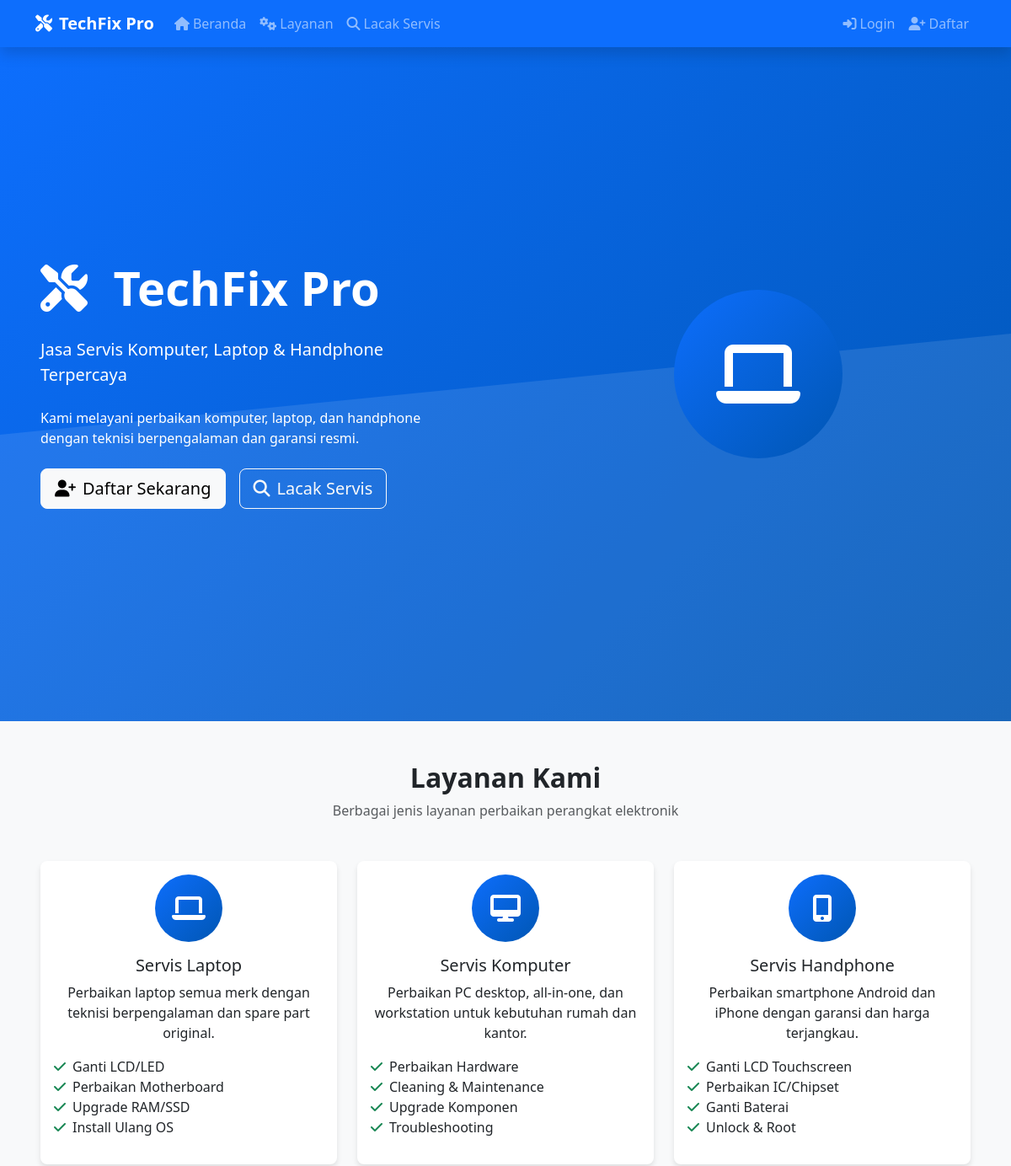
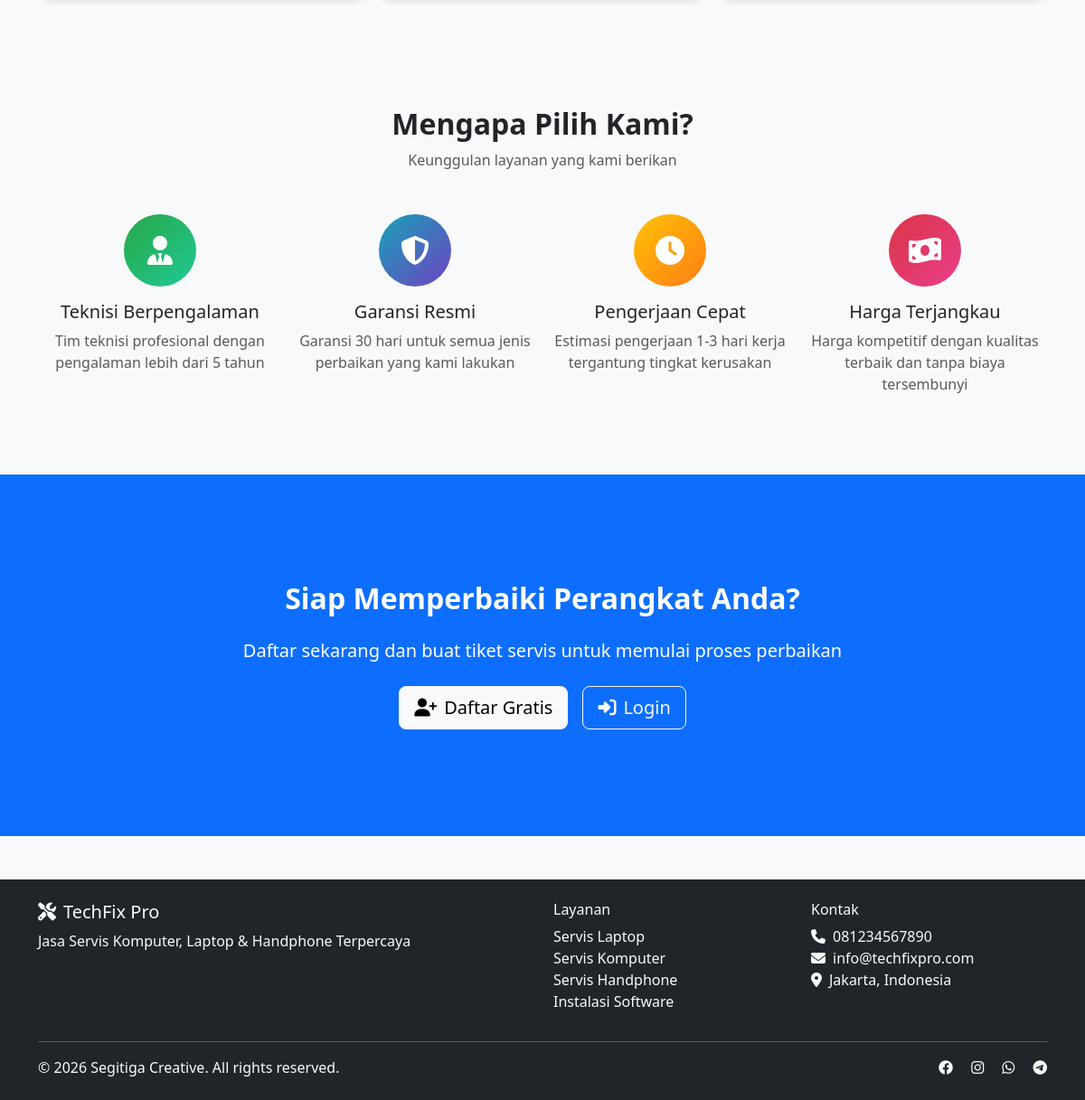
Page /SOURCE_CODE_APLIKASI/index.php on the committed database (2 pictures, top to bottom).
### tables this page shows
CREATE TABLE `settings` (
  `id` int(11) NOT NULL AUTO_INCREMENT,
  `setting_key` varchar(100) NOT NULL,
  `setting_value` text DEFAULT NULL,
  `setting_type` enum('string','number','boolean','json') NOT NULL DEFAULT 'string',
  `description` text DEFAULT NULL,
  `is_public` tinyint(1) NOT NULL DEFAULT 0,
  `created_at` timestamp NOT NULL DEFAULT current_timestamp(),
  `updated_at` timestamp NOT NULL DEFAULT current_timestamp() ON UPDATE current_timestamp(),
  PRIMARY KEY (`id`),
  UNIQUE KEY `setting_key` (`setting_key`)
);

### SOURCE_CODE_APLIKASI/index.php (the view, shortened to what the rows shown need)
<?php
try {
    require_once 'config/database.php';
    require_once 'config/session.php';
} catch (Exception $e) {
    die("Error loading config files: " . $e->getMessage());
}
include 'includes/header.php';
?>
<div class="hero-section bg-primary text-white py-5 min-vh-100 d-flex align-items-center">
    <div class="container-fluid">
        <div class="row align-items-center">
            <div class="col-lg-6 px-5">
                <h1 class="display-4 fw-bold mb-4">
                    <i class="fas fa-tools me-3"></i>
                    <?php echo getSiteName(); ?>
                </h1>
                <p class="lead mb-4"><?php echo getSiteDescription(); ?></p>
                <p class="mb-4">Kami melayani perbaikan komputer, laptop, dan handphone dengan teknisi berpengalaman dan garansi resmi.</p>
                <div class="d-flex gap-3">
                    <a href="register.php" class="btn btn-light btn-lg">
                    </a>
                    <a href="public/track.php" class="btn btn-outline-light btn-lg">
                    </a>
                </div>
            </div>
        </div>
    </div>
</div>
<section class="py-5 bg-light">
    <div class="container-fluid px-5">
        <div class="text-center mb-5">
            <h2 class="fw-bold">Layanan Kami</h2>
        </div>
    </div>
</section>
<section class="py-5">
    <div class="container-fluid px-5">
        <div class="text-center mb-5">
            <h2 class="fw-bold">Mengapa Pilih Kami?</h2>
        </div>
    </div>
</section>
<section class="py-5 bg-primary text-white min-vh-50 d-flex align-items-center">
    <div class="container-fluid text-center px-5">
        <h2 class="fw-bold mb-4">Siap Memperbaiki Perangkat Anda?</h2>
    </div>
</section>
<?php include 'includes/footer.php'; ?>

### SOURCE_CODE_APLIKASI/includes/header.php (shortened to what the rows shown need)
<!DOCTYPE html>
<html lang="id">
<head>
    <link href="https://cdn.jsdelivr.net/npm/bootstrap@5.3.2/dist/css/bootstrap.min.css" rel="stylesheet">
    <link rel="stylesheet" href="https://cdnjs.cloudflare.com/ajax/libs/font-awesome/6.4.0/css/all.min.css">
    <link rel="stylesheet" href="https://cdn.datatables.net/1.13.7/css/dataTables.bootstrap5.min.css">
    <link rel="stylesheet" href="https://cdn.jsdelivr.net/npm/sweetalert2@11.7.32/dist/sweetalert2.min.css">
</head>
<body>
    <?php
    $script_path = $_SERVER['PHP_SELF'];
    $is_admin_page = strpos($script_path, '/admin/') !== false && strpos($script_path, '/public/') === false;
    $is_customer_page = strpos($script_path, '/customer/') !== false && strpos($script_path, '/public/') === false;
    $is_logged_in = function_exists('isLoggedIn') && isLoggedIn();
    $is_admin = function_exists('isAdmin') && isAdmin();
    $is_customer = function_exists('isCustomer') && isCustomer();
    $base_path = '';
    $show_sidebar = $is_logged_in && ($is_admin || $is_customer);
    ?>
    <div class="main-wrapper <?php echo $show_sidebar ? '' : 'no-sidebar'; ?>" id="mainWrapper">
        <?php if ($show_sidebar): ?>
        <div class="top-navbar">
            <div class="d-flex align-items-center flex-grow-1">
                <button class="sidebar-toggle" id="sidebarToggle">
                    <i class="fas fa-bars"></i>
                </button>
                <h5 class="mb-0 ms-3"><?php echo isset($page_title) ? $page_title : 'Dashboard'; ?></h5>
            </div>
            <div class="d-flex align-items-center ms-auto">
                <div class="dropdown">
                    <button class="btn btn-outline-secondary dropdown-toggle" type="button" data-bs-toggle="dropdown">
                        <i class="fas fa-user me-1"></i>
                        <?php echo function_exists('getCurrentUserName') ? getCurrentUserName() : 'User'; ?>
                    </button>
                    <ul class="dropdown-menu dropdown-menu-end">
                        <li><a class="dropdown-item" href="<?php echo $is_admin ? ($is_admin_page ? 'profile.php' : 'admin/profile.php') : ($is_customer_page ? 'profile.php' : 'customer/profile.php'); ?>">
                            <i class="fas fa-user-edit me-2"></i>Profil
                        </a></li>
                        <li><hr class="dropdown-divider"></li>
                        <li><a class="dropdown-item" href="<?php echo $base_path; ?>logout.php">
                            <i class="fas fa-sign-out-alt me-2"></i>Logout
                        </a></li>
                    </ul>
                </div>
            </div>
        </div>
        <?php else: ?>
        <nav class="navbar navbar-expand-lg navbar-dark bg-primary sticky-top shadow">
            <div class="container">
                <a class="navbar-brand fw-bold" href="<?php echo $base_path; ?>index.php">
                    <i class="fas fa-tools me-2"></i><?php echo getSiteName(); ?>
                </a>
                <div class="collapse navbar-collapse" id="navbarNav">
                    <ul class="navbar-nav me-auto">
                        <li class="nav-item">
                            <a class="nav-link" href="<?php echo $base_path; ?>index.php">
                                <i class="fas fa-home me-1"></i>Beranda
                            </a>
                        </li>
                        <li class="nav-item">
                            <a class="nav-link" href="<?php echo $base_path; ?>public/services.php">
                                <i class="fas fa-cogs me-1"></i>Layanan
                            </a>
                        </li>
                        <li class="nav-item">
                            <a class="nav-link" href="<?php echo $base_path; ?>public/track.php">
                                <i class="fas fa-search me-1"></i>Lacak Servis
                            </a>
                        </li>
                    </ul>
                    <ul class="navbar-nav">
                        <li class="nav-item">
                            <a class="nav-link" href="<?php echo $base_path; ?>login.php">
                                <i class="fas fa-sign-in-alt me-1"></i>Login
                            </a>
                        </li>
                        <li class="nav-item">
                            <a class="nav-link" href="<?php echo $base_path; ?>register.php">
                                <i class="fas fa-user-plus me-1"></i>Daftar
                            </a>
                        </li>
                    </ul>
                </div>
            </div>
        </nav>
        <?php endif; ?>
</body>
</html>

### SOURCE_CODE_APLIKASI/includes/footer.php (shortened to what the rows shown need)
    <?php
    $is_logged_in = function_exists('isLoggedIn') && isLoggedIn();
    if (!$is_logged_in):
    ?>
    <footer class="bg-dark text-light py-4 mt-5">
        <div class="container">
            <div class="row">
                <div class="col-md-6">
                    <h5><i class="fas fa-tools me-2"></i><?php echo getSiteName(); ?></h5>
                    <p class="mb-0"><?php echo getSiteDescription(); ?></p>
                    <p class="small text-muted">Melayani dengan profesional dan terpercaya</p>
                </div>
                <div class="col-md-3">
                    <h6>Layanan</h6>
                    <ul class="list-unstyled">
                        <li><a href="#" class="text-light text-decoration-none">Servis Laptop</a></li>
                        <li><a href="#" class="text-light text-decoration-none">Servis Komputer</a></li>
                        <li><a href="#" class="text-light text-decoration-none">Servis Handphone</a></li>
                        <li><a href="#" class="text-light text-decoration-none">Instalasi Software</a></li>
                    </ul>
                </div>
                <div class="col-md-3">
                    <h6>Kontak</h6>
                    <ul class="list-unstyled">
                        <li><i class="fas fa-phone me-2"></i><?php echo getContactPhone(); ?></li>
                        <li><i class="fas fa-envelope me-2"></i><?php echo getContactEmail(); ?></li>
                        <li><i class="fas fa-map-marker-alt me-2"></i><?php echo getContactAddress(); ?></li>
                    </ul>
                </div>
            </div>
            <hr class="my-3">
            <div class="row align-items-center">
                <div class="col-md-6">
                    <p class="mb-0">&copy; <?php echo CopyrightProtection::getCopyrightYear(); ?> <?php echo CopyrightProtection::getCopyrightLink(); ?>. All rights reserved.</p>
                </div>
                <div class="col-md-6 text-md-end">
                    <a href="#" class="text-light me-3"><i class="fab fa-facebook"></i></a>
                    <a href="#" class="text-light me-3"><i class="fab fa-instagram"></i></a>
                    <a href="#" class="text-light me-3"><i class="fab fa-whatsapp"></i></a>
                    <a href="#" class="text-light"><i class="fab fa-telegram"></i></a>
                </div>
            </div>
        </div>
    </footer>
    <?php endif; ?>
</body>
</html>

### rows in the picture
settings: setting_value "TechFix Pro"
settings: setting_value "Jasa Servis Komputer, Laptop & Handphone Terpercaya"
settings: setting_value "081234567890"
settings: setting_value "info@techfixpro.com"
settings: setting_value "Jakarta, Indonesia"

### other values in the picture
CopyrightProtection::getCopyrightYear() "2026"
$text "Segitiga Creative"
